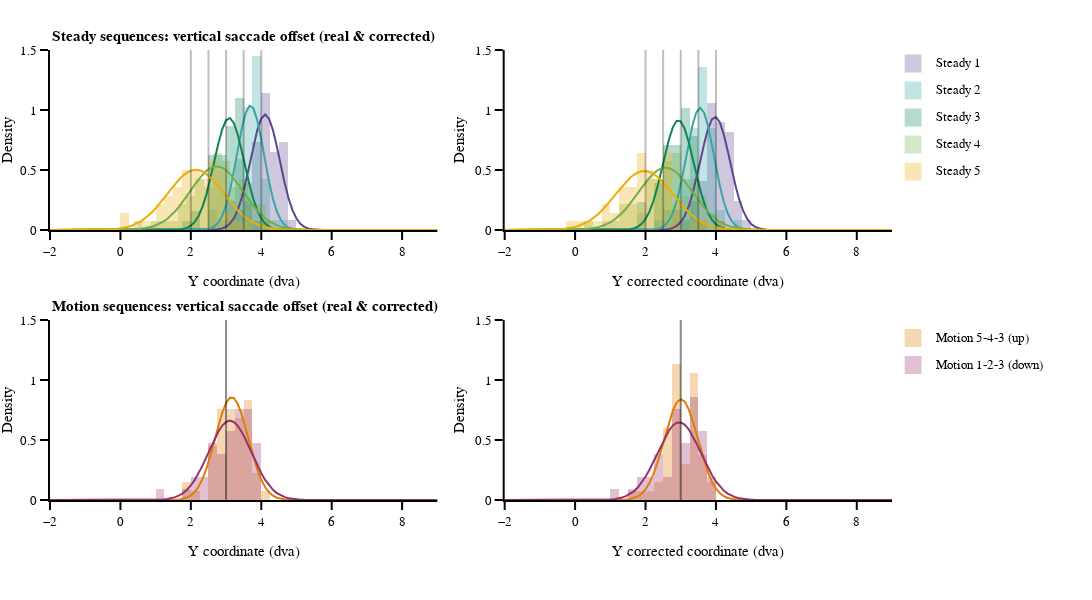

Notebook code for this chart:
### Markdown cell above
#### Saccade y landing distribution

### Code cell
# subplot settings
rows, cols = 2, 2
leg_mergin = 200
fig_height, fig_width = 600,500*cols+leg_mergin
column_widths,row_heights = [1,1],[1,1]
sb_specs = [[{},{}],[{},{}]]
fig = make_subplots(rows=rows, cols=cols, print_grid=False, vertical_spacing=0.2, horizontal_spacing=0.08, 
                    column_widths=column_widths, row_heights=row_heights)

x_range = [-2,9]
x_range_norm = [-1,2]
y_range = [0,1.5]
x_gauss = np.linspace(x_range[0], x_range[1], 100)
x_gauss_norm = np.linspace(x_range_norm[0], x_range_norm[1], 100)

# Figure title
fig.add_annotation(xref='paper', yref='paper', x=0, y=1.03, text='<b>Steady sequences: vertical saccade offset (real & corrected)<b>', 
                   showarrow=False, font_size = template_specs['title_font_size'], xanchor = 'left', yanchor='middle')
fig.add_annotation(xref='paper', yref='paper', x=0, y=0.43, text='<b>Motion sequences: vertical saccade offset (real & corrected)<b>',  
                   showarrow=False, font_size = template_specs['title_font_size'], xanchor = 'left', yanchor='middle')

# compute values corrected in space as a function of steady condition
# 1. fit gaussian on steady condition
mu_steady, sigma_steady = np.zeros(5), np.zeros(5)
for steady_seq in np.arange(0,5):
    df_steady = df_all.loc[(df_all.main_sac_trial == 1) & (df_all.trial_sequence == steady_seq+1)]
    mu_steady[steady_seq], sigma_steady[steady_seq] = norm.fit(df_steady['sac_y_offset_trial']-df_steady['jitter_y_trial'])

# 2. fit linear regression between 5 values
real_steady = np.array([4, 3.5, 3, 2.5, 2])
slope, intercept, r, p, se = linregress(real_steady, mu_steady)

# 3. normalize values between regressed min and max value
min_norm, max_norm = intercept + slope*real_steady[4], intercept + slope*real_steady[0]
range_norm = max_norm-min_norm
val_to_norm = df_all['sac_y_offset_trial']-df_all['jitter_y_trial']
norm_val = (val_to_norm-min_norm)/range_norm

# 3. put values in between presented min and max real y value 
corrected_val = (norm_val*real_steady[4])+(real_steady[0]-real_steady[4])
df_all = df_all.assign(corrected_y_offset=corrected_val)

for ts_num, ts in enumerate(tss):
    # row/col and data selection
    if ts_num == 0:   row_val, y_line = 1, 4
    elif ts_num == 1: row_val, y_line = 1, 3.5
    elif ts_num == 2: row_val, y_line = 1, 3
    elif ts_num == 3: row_val, y_line = 1, 2.5
    elif ts_num == 4: row_val, y_line = 1, 2
    elif ts_num == 5: row_val, y_line = 2, 3
    elif ts_num == 6: row_val, y_line = 2, 3

    df_cond = df_all.loc[(df_all.main_sac_trial == 1) & 
                         (df_all.trial_sequence == ts_num+1)
                                ] 
        
    # plot
    fig.append_trace(go.Histogram(x=df_cond['sac_y_offset_trial']-df_cond['jitter_y_trial'],
                                  name=ts,
                                  marker_color=ts_cols[ts_num], 
                                  marker_opacity=0.3, histnorm='probability density',
                                  xbins_size = 0.25),row=row_val, col=1)
    fig.append_trace(go.Histogram(x=df_cond.corrected_y_offset,
                                  name=ts,
                                  marker_color=ts_cols[ts_num], 
                                  marker_opacity=0.3, histnorm='probability density',
                                  xbins_size = 0.25),row=row_val, col=2)

    # fit and plot gaussian
    (mu, sigma) = norm.fit(df_cond['sac_y_offset_trial']-df_cond['jitter_y_trial'])
    y_gauss = norm.pdf(x_gauss,mu,sigma)
    fig.append_trace(go.Scatter(x=x_gauss,
                                y=y_gauss,
                                mode='lines', line_color=ts_cols[ts_num], 
                                marker_line_width=0,marker_symbol='circle'),row=row_val, col=1)
    
    (mu_norm, sigma_norm) = norm.fit(df_cond.corrected_y_offset)
    y_gauss_norm = norm.pdf(x_gauss,mu_norm,sigma_norm)
    fig.append_trace(go.Scatter(x=x_gauss,
                                y=y_gauss_norm,
                                mode='lines', line_color=ts_cols[ts_num], 
                                marker_line_width=0,marker_symbol='circle'),row=row_val, col=2)
    
    # legend
    if ts_num < 5:
        fig.add_annotation(xref='paper', yref='paper', x=x_legend_top, y=y_legend_top-(y_legend_step*ts_num), 
                           text=ts, showarrow=False, font_size = template_specs['axes_font_size'], xanchor = 'left', yanchor='middle')
        fig.add_shape(type='rect',xref='paper', yref='paper', fillcolor=ts_cols[ts_num],line_width=0, opacity=0.3,
                      x0=x_legend_top-0.025-rad_leg/4, y0=y_legend_top-y_legend_step*ts_num-rad_leg/2, 
                      x1=x_legend_top-0.025+rad_leg/4, y1=y_legend_top-y_legend_step*ts_num+rad_leg/2)
    else:
        fig.add_annotation(xref='paper', yref='paper', x=x_legend_top, y=y_legend_bot-(y_legend_step*(ts_num-5)), 
                           text=ts, showarrow=False, font_size = template_specs['axes_font_size'], xanchor = 'left', yanchor='middle')
        fig.add_shape(type='rect',xref='paper', yref='paper', fillcolor=ts_cols[ts_num],line_width=0, opacity=0.3,
                      x0=x_legend_top-0.025-rad_leg/4, y0=y_legend_bot-y_legend_step*(ts_num-5)-rad_leg/2, 
                      x1=x_legend_top-0.025+rad_leg/4, y1=y_legend_bot-y_legend_step*(ts_num-5)+rad_leg/2)

    fig.add_vline(x=y_line, opacity=0.25, row=row_val, col=1)
    fig.add_vline(x=y_line, opacity=0.25, row=row_val, col=2)
    
# axes settings
for row in np.arange(rows):
    for col in np.arange(cols):                    
        if col == 0: x_title = 'Y coordinate (dva)'
        elif col == 1: x_title = 'Y corrected coordinate (dva)'
        fig.update_xaxes(visible=True, ticklen=8, linewidth=template_specs['axes_width'], range=x_range, title=x_title, row=row+1, col=col+1)
        fig.update_yaxes(visible=True, ticklen=8, linewidth=template_specs['axes_width'], range=y_range, title='Density',row=row+1, col=col+1)

fig.layout.update(template=fig_template, width=fig_width, height=fig_height, margin_l=50, margin_r=leg_mergin, margin_t=50, margin_b=100, showlegend=False, barmode='overlay')
fig.show()
if not os.path.exists(fig_dir):os.mkdir(fig_dir)
fig.write_image('{}/{}_vertical_saccade_landing_sequence.pdf'.format(fig_dir, subject))
